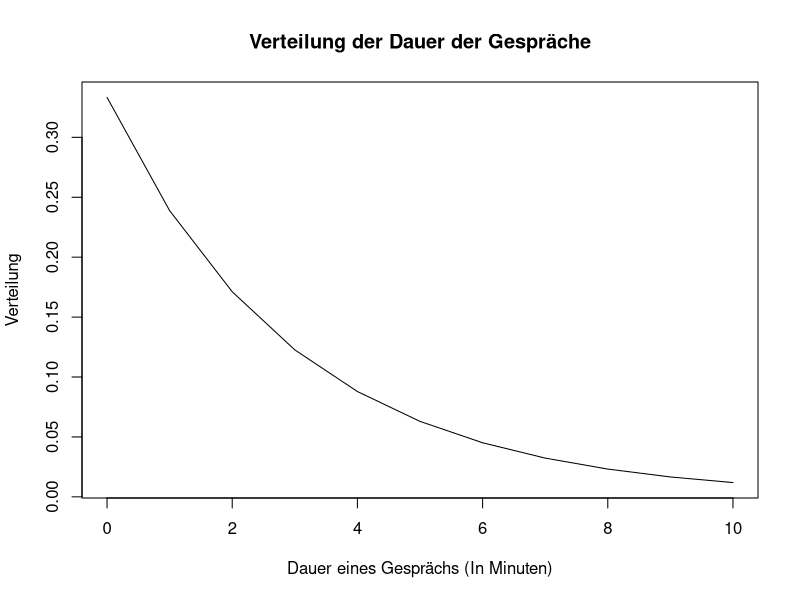

Recreate this plot in R.
## ---- chunk 1
knitr::opts_chunk$set(echo = TRUE)
## ---- chunk 2
p.on.time <- punif(4, 0, 10, lower.tail = T)
## ---- chunk 3
paste ("Wahrscheinlichkeit, dass ich rechtzeitig ins Büro ankomme: " , round(p.on.time,2));
## ---- chunk 4
xvalues <- seq(0, 10, length=11)
plot(xvalues, dexp(xvalues, rate=1/3), type = "l", 
     ylab = "Verteilung", 
     xlab = "Dauer eines Gesprächs (In Minuten)", 
     main= "Verteilung der Dauer der Gespräche")
## ---- chunk 5
round(pexp(1, rate=1/3), 2)
## ---- chunk 6
p.phone.less.1 <- 1 - round(pexp(1, rate=1/3), 2)
## ---- chunk 7
round(pexp(3, rate=1/3) - pexp(1, rate=1/3),2)
## ---- chunk 8
qexp(0.25, rate=1/3, lower.tail = T)
## ---- chunk 9
p.between.198.202 <- pnorm(q = 202, mean = 200, sd = 4, lower.tail = T) - pnorm(q = 198, mean = 200, sd = 4, lower.tail = T)
## ---- chunk 10
paste ("Wahrscheinlichkeit, dass der Gewicht einer Tüte zwischen 198 und 202 g beträgt:" , round(p.between.198.202 , 2));
## ---- chunk 11
p.over.205 <- pnorm(q = 205, mean = 200, sd = 4, lower.tail = F)
## ---- chunk 12
paste ("Wahrscheinlichkeit, dass der Gewicht einer Tüte ueber 205 g beträgt:" , round(p.over.205 , 2));
## ---- chunk 13
weight.95.percent <- qnorm(p=0.95, mean = 200, sd = 4, lower.tail = F)
## ---- chunk 14
paste ("Gewicht, das von 95% der Tüten überschritten wird : " , round(weight.95.percent, 2));
## ---- chunk 15
p.above.15 <- 1-pchisq(15, df=11)
## ---- chunk 16
paste ("Wahrscheinlichkeit, dass der Wert der Chi-quadrat-Verteilung bei 11 Freiheitsgrade über 15 liegt:" , round(p.above.15,2));
## ---- chunk 17
p.under.05 <- pt(-0.5, df=7)
p.under.1 <- pt(1, df=7)
## ---- chunk 18
paste ("Wahrscheinlichkeit, dass der Wert der Student-T-Verteilung bei 7 Freiheitsgrade unter -0.5 liegt:" , round(p.under.05,2));
paste ("Wahrscheinlichkeit, dass der Wert der Student-T-Verteilung bei 7 Freiheitsgrade unter 1 liegt:" , round(p.under.1,2));
## ---- chunk 19
library(e1071)
wait <- faithful$waiting
sk <- skewness(wait)
## ---- chunk 20
paste ("Schiefe der Wartezeite aus Faithful: ", round(sk,2));
## ---- chunk 21
kur <- kurtosis(wait)
## ---- chunk 22
paste ("Kurtosis der Wartezeite aus Faithful: ", round(kur,2));
